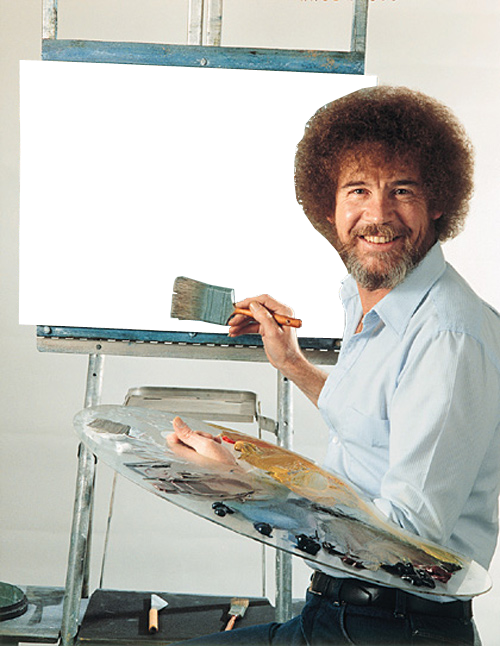
#> input picture thejoyofpynting/1.png, 500 x 646 px
$ python -i paintapicture.py   (imports and definitions only)
#> lines starting #> are read from the running program, lines starting #| are printed output that depends on the picture
#!/usr/bin/env python
# -*- coding: utf-8 -*-
""""""
from io import BytesIO

from PIL import Image

from .bobtypes import bob_types


def paint_a_picture(file: BytesIO, bobtype: int = 0):
#> called with file = '1.png', bobtype = 0
    image = Image.open(file)
#> image is the input picture: PIL image 500x646 RGBA; mean R, G, B, A 185.1, 185.2, 179.4, 195.8
    image = image.convert("RGBA")
    image = image.resize((bob_types[bobtype]["size_x"], bob_types[bobtype]["size_y"]))
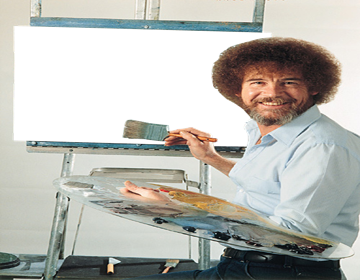
#> image: PIL image 360x280 RGBA; mean R, G, B, A 127.1, 127.2, 121.4, 195.8; transparent parts drawn white

    bob = Image.open(bob_types[bobtype]["image"])
    bob = bob.convert("RGBA")

    final = Image.new("RGBA", bob.size)
#> final: PIL image 500x646 RGBA; every value is 0
    final.paste(image, (bob_types[bobtype]["place_x"], bob_types[bobtype]["place_y"]), image)
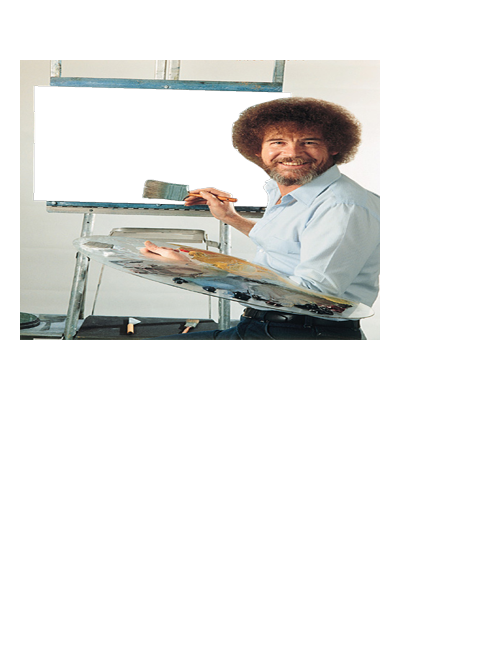
#> final: PIL image 500x646 RGBA; mean R, G, B, A 39.3, 39.3, 37.5, 61; transparent parts drawn white
    final.paste(bob, (0, 0), bob)
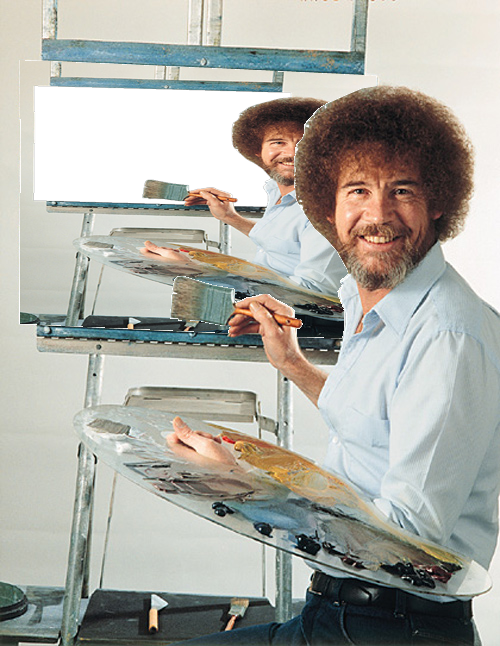
#> final: PIL image 500x646 RGBA; mean R, G, B, A 153.1, 153.1, 145.8, 236.4; transparent parts drawn white

    # final.show()

    bio = BytesIO()
    final.save(bio, "PNG")

    return bio

>>> result = paint_a_picture('1.png')
